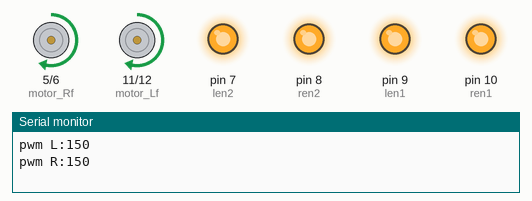
Recording of a sketch running on a simulated Arduino Uno, built with avr-gcc and run on an emulated ATmega328P. On the bench: motor-driver pin pairs drawn as motors (green arrow = first pin HIGH = forward, orange = second pin HIGH = backward, longer = more drive), output pins drawn as LEDs (lit = HIGH), the last lines printed to the serial monitor.

Above: at 2.0 s.
At 10.4 s:
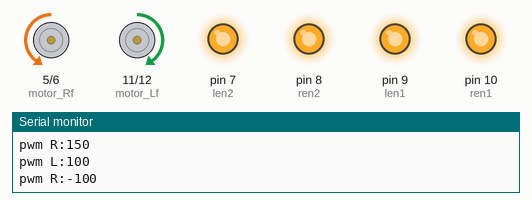
Timing chart, 0 to 14.8 s (numbered marks = the images above):
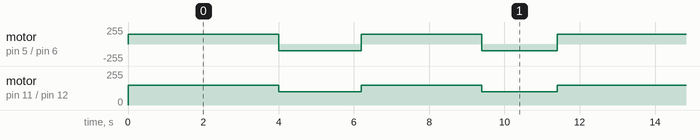

Measured:
- by itself, motor on pin 5 (motor_Rf) / pin 6 (motor_Rb): repeats every 11.4 s: backward 100/255 2.2 s, forward 150/255 3.2 s, backward 100/255 2.0 s, forward 150/255 4.0 s
- by itself, motor on pin 11 (motor_Lf) / pin 12 (motor_Lb): repeats every 11.4 s: forward 100/255 2.2 s, forward 150/255 3.2 s, forward 100/255 2.0 s, forward 150/255 4.0 s

The sketch:

right_back_turn.ino
```cpp
char Receiver, STAGE, STATE, pwmL[4], pwmR[4];
int PWM_L, PWM_R;
String commandStr;

int motor_Lf = 11;
int motor_Lb = 12;
int motor_Rf = 5;
int motor_Rb = 6;

int len1 = 9;
int ren1 = 10;
int len2 = 7;
int ren2 = 8;


void setup(){
    // motor pins
    pinMode(5, OUTPUT);
    pinMode(6, OUTPUT);
    pinMode(12, OUTPUT);
    pinMode(11, OUTPUT);

    pinMode(len1,OUTPUT);
    pinMode(ren1,OUTPUT);
    pinMode(len2,OUTPUT);
    pinMode(ren2,OUTPUT);

    digitalWrite(len1,HIGH);
    digitalWrite(ren1,HIGH);
    digitalWrite(len2,HIGH);
    digitalWrite(ren2,HIGH);

    Serial.begin(9600);
}


void loop(){
  runMotor(150, 150);
  delay(4000);
  runMotor(100, -100);
  delay(2200);
  runMotor(150, 150);
  delay(3200);
  runMotor(100, -100);
  delay(2000);
}


void runMotor(int pwm_L, int pwm_R){

  //Serial.println("run motor!!!");
  Serial.print("pwm L:");
  Serial.println(pwm_L);
  Serial.print("pwm R:");
  Serial.println(pwm_R);

  if(pwm_L>0){
    analogWrite(motor_Lf,pwm_L);
    analogWrite(motor_Lb,0);
  }else{
    analogWrite(motor_Lf,0);
    analogWrite(motor_Lb,-pwm_L);
  }

  if(pwm_R>0){
    analogWrite(motor_Rf,pwm_R);
    analogWrite(motor_Rb,0);
  }else{
    analogWrite(motor_Rf,0);
    analogWrite(motor_Rb,-pwm_R);
  }

}
```
